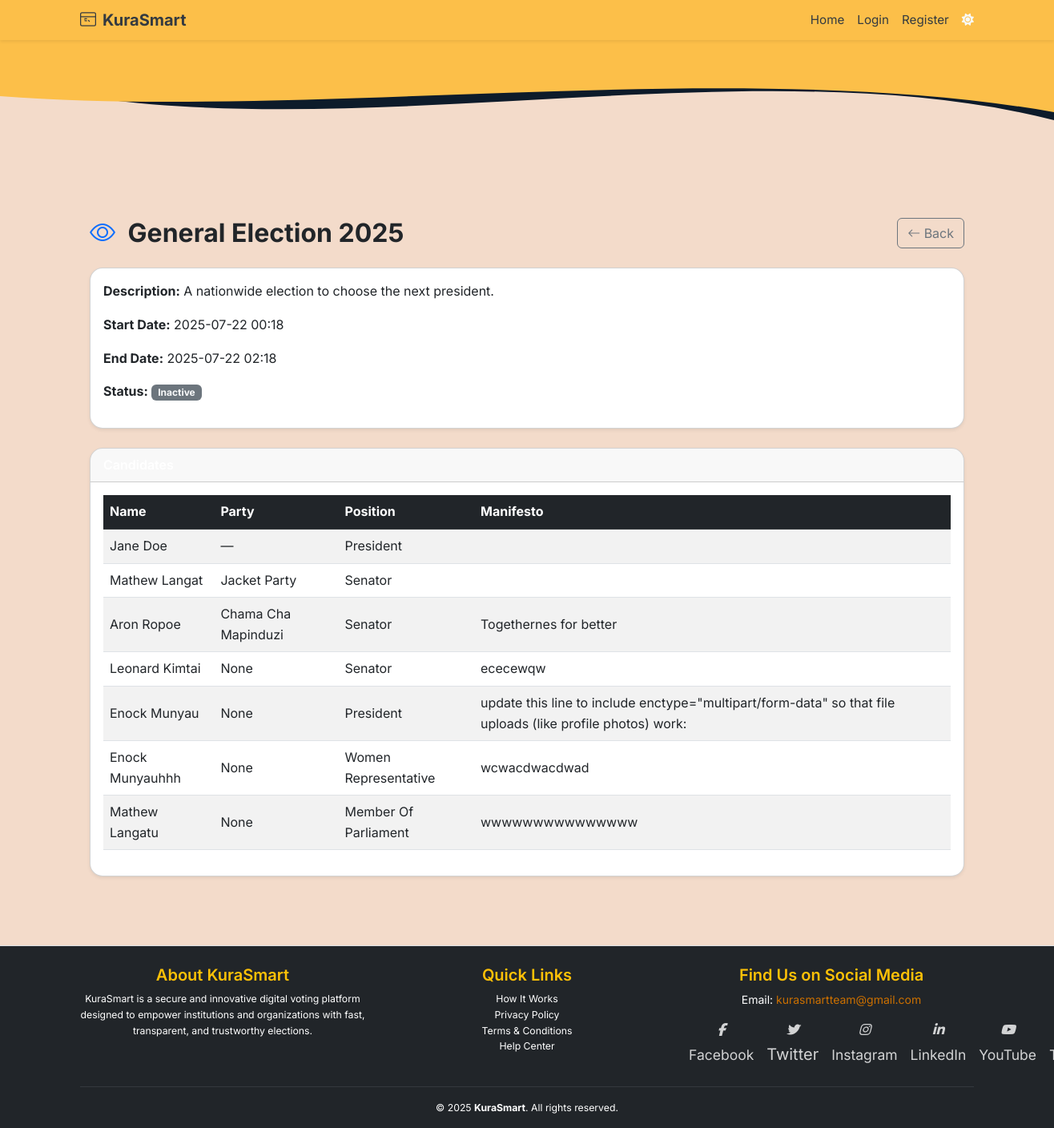
The page /admin/elections/1 on the database its author committed.
### app/models.py (models this page shows, shortened)
class Election(db.Model):
    __tablename__ = 'election'
    id = db.Column(db.Integer, primary_key=True)
    title = db.Column(db.String(255), nullable=False)
    description = db.Column(db.Text)
    start_date = db.Column(db.DateTime, nullable=False)
    end_date = db.Column(db.DateTime, nullable=False)
    is_active = db.Column(db.Boolean, default=True)
    status = db.Column(db.Enum(ElectionStatusEnum), nullable=False, default=ElectionStatusEnum.INACTIVE)
    created_at = db.Column(db.DateTime, default=datetime.utcnow)
    updated_at = db.Column(db.DateTime, onupdate=func.now())
    deactivated_by = db.Column(db.Integer, db.ForeignKey('users.id'))
    candidates = db.relationship('Candidate', back_populates='election', lazy='select')
    positions = db.relationship('Position', back_populates='election', lazy='select', cascade="all, delete-orphan")
    votes = db.relationship('Vote', back_populates='election', lazy='select')

class Candidate(db.Model):
    __tablename__ = 'candidate'
    id = db.Column(db.Integer, primary_key=True)
    user_id = db.Column(db.Integer, db.ForeignKey('users.id'), nullable=False)
    election_id = db.Column(db.Integer, db.ForeignKey('election.id'), nullable=False)
    position_id = db.Column(db.Integer, db.ForeignKey('position.id'), nullable=False)
    full_name = db.Column(db.String(100), nullable=False)
    profile_photo = db.Column(db.String(255))
    party_name = db.Column(db.String(100))
    position = db.Column(db.String(100), nullable=True)
    description = db.Column(db.Text)
    manifesto = db.Column(db.Text)
    approved = db.Column(db.Boolean, default=False)
    created_at = db.Column(db.DateTime, default=datetime.utcnow)
    user = db.relationship('User', back_populates='candidates')
    election = db.relationship('Election', back_populates='candidates')
    position_rel = db.relationship('Position', back_populates='candidates')
    votes = db.relationship('Vote', back_populates='candidate', lazy='dynamic')

### app/routes/web_auth.py (the view)
@admin_web_bp.route("/elections/<int:election_id>")
def view_election(election_id):
    election = Election.query.get_or_404(election_id)
    candidates = Candidate.query.filter_by(election_id=election_id).all()
    vote_counts = (
        db.session.query(Vote.candidate_id, func.count(Vote.id).label("vote_count"))
        .filter(Vote.election_id == election_id)
        .group_by(Vote.candidate_id)
        .all()
    )
    vote_count_map = {cid: count for cid, count in vote_counts}
    for candidate in candidates:
        candidate.vote_count = vote_count_map.get(candidate.id, 0)
    total_votes = sum(vote_count_map.values())
    return render_template(
        "admin/view_election.html",
        election=election,
        candidates=candidates,
        total_votes=total_votes,
    )

### app/templates/admin/view_election.html (shortened to what this page needs)
{% extends "base.html" %}
{% block content %}
<div class="container py-5" data-aos="fade-up">
  <div class="d-flex justify-content-between align-items-center mb-4">
    <h2 class="fw-bold mb-0">
      <i class="bi bi-eye me-2 text-primary"></i>
      {{ election.title }}
    </h2>
    <a href="{{ url_for('admin_web.manage_elections') }}" class="btn btn-outline-secondary">
      <i class="bi bi-arrow-left"></i> Back
    </a>
  </div>
  <div class="card shadow-sm rounded-4 mb-4">
    <div class="card-body">
      <p><strong>Description:</strong> {{ election.description or '—' }}</p>
      <p><strong>Start Date:</strong> {{ election.start_date.strftime('%Y-%m-%d %H:%M') }}</p>
      <p><strong>End Date:</strong> {{ election.end_date.strftime('%Y-%m-%d %H:%M') }}</p>
      <p>
        {% set status_clr = {'inactive':'secondary','active':'success','paused':'warning','ended':'danger'}.get(election.status.value,'dark') %}
        <strong>Status:</strong>
        <span class="badge bg-{{ status_clr }} text-light">{{ election.status.value.title() }}</span>
      </p>
    </div>
  </div>
  <div class="card shadow-sm rounded-4">
    <div class="card-header bg-gradient-secondary text-white fw-semibold rounded-top-4">
    </div>
    <div class="card-body">
      {% if candidates %}
        <div class="table-responsive">
          <table class="table table-striped align-middle">
            <thead class="table-dark">
              <tr>
                <th>Name</th>
                <th>Party</th>
                <th>Position</th>
                <th>Manifesto</th>
              </tr>
            </thead>
            <tbody>
              {% set sorted_candidates = candidates|sort(attribute='vote_count', reverse=True) %}
              {% set top_vote = sorted_candidates[0].vote_count if sorted_candidates else 0 %}
              {% for cand in sorted_candidates %}
                {% set is_leader = cand.vote_count == top_vote and top_vote > 0 %}
                {% set vote_percent = (cand.vote_count / total_votes * 100) if total_votes > 0 else 0 %}
                <tr class="{% if is_leader %}table-success fw-bold{% endif %}">
                  <td>
                    {{ cand.full_name }}
                  </td>
                  <td>{{ cand.party_name or '—' }}</td>
                  <td>{{ cand.position }}</td>
                  <td style="white-space:pre-wrap;">{{ cand.manifesto }}</td>
                </tr>
              {% endfor %}
            </tbody>
          </table>
        </div>
      {% else %}
        <p class="text-center text-muted">No candidates found for this election.</p>
      {% endif %}
    </div>
  </div>
</div>
{% endblock %}

### app/templates/base.html (shortened to what this page needs)
<!DOCTYPE html>
<html lang="en" data-bs-theme="auto">
<head>
  <link rel="stylesheet" href="https://cdn.jsdelivr.net/npm/bootstrap@5.3.3/dist/css/bootstrap.min.css">
  <link rel="stylesheet" href="https://cdnjs.cloudflare.com/ajax/libs/font-awesome/6.5.0/css/all.min.css"/>
  <link rel="stylesheet" href="https://cdn.jsdelivr.net/npm/aos@2.3.4/dist/aos.css">
  <link rel="stylesheet" href="https://cdn.jsdelivr.net/npm/bootstrap-icons@1.10.5/font/bootstrap-icons.css">
  <link rel="stylesheet" href="{{ url_for('static', filename='styles.css') }}">
  <link href="https://cdn.jsdelivr.net/npm/bootstrap@5.3.0/dist/css/bootstrap.min.css" rel="stylesheet">
</head>
<body class="text-dark d-flex flex-column min-vh-100">
  <nav class="navbar navbar-expand-lg sticky-top shadow-sm" style="background-color: #fcbf49;">
    <div class="container">
      <a class="navbar-brand fw-bold d-flex align-items-center gap-2" href="{{ url_for('main.index') }}">
        KuraSmart
      </a>
      <div class="collapse navbar-collapse" id="navCollapse">
        <ul class="navbar-nav ms-auto mb-2 mb-lg-0">
          <li class="nav-item">
            <a class="nav-link {% if request.endpoint == 'main.index' %}active{% endif %}" href="{{ url_for('main.index') }}">Home</a>
          </li>
          {% if current_user.is_authenticated %}
            <li class="nav-item">
              <a class="nav-link {% if request.endpoint in ['admin_web.dashboard', 'voter_web.dashboard'] %}active{% endif %}" href="{{ url_for('admin_web.dashboard') }}">
                Dashboard
              </a>
            </li>
            {% if current_user.is_super_admin or current_user.role == 'admin' %}
              <li class="nav-item">
                <a class="nav-link {% if request.endpoint == 'admin_web.dashboard' %}active{% endif %}" href="{{ url_for('admin_web.dashboard') }}">
                  Admin Panel
                </a>
              </li>
            {% endif %}
              <li class="nav-item dropdown">
                <a class="nav-link dropdown-toggle" href="#" id="userMenu" role="button" data-bs-toggle="dropdown" aria-expanded="false">
                  <div class="nav-profile-wrapper">
                    <div class="profile-initial bg10">
                      {{ current_user.full_name[0]|upper }}
                    </div>
                    <div class="user-name-hover">
                      {{ current_user.full_name }}
                    </div>
                  </div>
                </a>
                <ul class="dropdown-menu dropdown-menu-end small px-0"
                    style="min-width: 120px; background-color: transparent; border: none; box-shadow: none;">
                  <div class="px-1 pt-1" style="background-color: #e74c3c; border-radius: 5px; margin: 3px;">
                    <li>
                      <a class="dropdown-item text-white d-flex align-items-center gap-2"
                        href="{{ url_for('web_auth.logout') }}"
                        style="background-color: transparent !important; padding: 5px 7px; font-size: 13px; border-radius: 4px; transition: background-color 0.2s ease;">
                        <i class="fas fa-sign-out-alt fa-sm"></i> Logout
                      </a>
                    </li>
                  </div>
                  <div class="px-1 pb-1" style="background-color: #f39c12; border-radius: 5px; margin: 3px;">
                    <li>
                      <a class="dropdown-item text-white d-flex align-items-center gap-2"
                        href="#"
                        data-bs-toggle="modal"
                        data-bs-target="#faqModal"
                        style="
                          background-color: transparent !important; padding: 5px 7px;font-size: 13px; border-radius: 4px; transition: background-color 0.2s ease;">
                        <i class="fas fa-question-circle fa-sm"></i> FAQs
                      </a>
                    </li>
                  </div>
                </ul>
          {% else %}
            <li class="nav-item">
              <a class="nav-link {% if request.endpoint == 'web_auth.login' %}active{% endif %}" href="{{ url_for('web_auth.login') }}">Login</a>
            </li>
            <li class="nav-item">
              <a class="nav-link {% if request.endpoint == 'web_auth.register' %}active{% endif %}" href="{{ url_for('web_auth.register') }}">Register</a>
            </li>
          {% endif %}
        </ul>
        <span id="theme-toggle" class="text-light ms-2" title="Toggle theme" style="cursor: pointer;">
          <i class="fas fa-moon"></i>
        </span>
      </div>
    </div>
  </nav>
  <div class="position-relative">
    <svg viewBox="0 0 500 150" preserveAspectRatio="none" class="w-100" style="height: 150px; display: block;">
      <path d="M0,50 C150,150 350,0 500,100 L500,0 L0,0 Z" style="fill: #0d1b2a;"></path>
      <path d="M0,70 C150,100 350,20 500,90 L500,0 L0,0 Z" style="fill: #fcbf49;"></path>
    </svg>
  </div>
  <main class="container py-2 flex-grow-1">
    {% block content %}{% endblock %}
  </main>
  <footer class="bg-dark text-white pt-4 pb-3 border-top shadow-sm">
  <div class="container">
    <div class="row g-4">
      <div class="col-md-4">
        <h5 class="text-warning">About KuraSmart</h5>
        <p class="small">
          KuraSmart is a secure and innovative digital voting platform designed to empower institutions and organizations with fast, transparent, and trustworthy elections.
        </p>
      </div>
      <div class="col-md-4">
        <h5 class="text-warning">Quick Links</h5>
        <ul class="list-unstyled small">
          <li><a href="#" data-bs-toggle="modal" data-bs-target="#howItWorksModal">How It Works</a></li>
          <li><a href="#" data-bs-toggle="modal" data-bs-target="#privacyModal">Privacy Policy</a></li>
          <li><a href="#" data-bs-toggle="modal" data-bs-target="#termsModal">Terms & Conditions</a></li>
          <li><a href="#" data-bs-toggle="modal" data-bs-target="#helpCenterModal">Help Center</a></li>
        </ul>
      </div>
      <div class="col-md-4">
        <h5 class="text-warning">Find Us on Social Media</h5>
        <p style="font-size: 14px; margin-bottom: 8px;">
          Email: <a href="mailto:support@kurasmart.com" style="color:#cc7000; text-decoration: none;">kurasmartteam@gmail.com</a>
        </p>
        <div class="social-icons d-flex gap-3" style="position: relative; left: 0px;">
          <a href="https://www.facebook.com/home.php" title="Facebook"><i class="fab fa-facebook-f fs-6" style="font-style: italic;"></i><span class="small">Facebook</span></a>
          <a href="https://x.com/?lang=en" title="Twitter"><i class="fab fa-twitter fs-6" style="font-style: italic;"></i>Twitter</a>
          <a href="https://www.instagram.com/#reactivated" title="Instagram"><i class="fab fa-instagram fs-6" style="font-style: italic;"></i><span class="small">Instagram</span></a>
          <a href="https://www.linkedin.com" title="LinkedIn"><i class="fab fa-linkedin-in fs-6" style="font-style: italic;"></i><span class="small">LinkedIn</span></a>
          <a href="https://www.youtube.com" title="YouTube"><i class="fab fa-youtube fs-6" style="font-style: italic;"></i><span class="small">YouTube</span></a>
          <a href="https://www.tiktok.com" title="TikTok"> <span class="small">TikTok</span></a>
        </div>
      </div>
    </div>
    <hr class="border-secondary mt-4">
    <div class="text-center small">
      &copy; 2025 <strong>KuraSmart</strong>. All rights reserved.
    </div>
  </div>
</footer>
</body>
</html>

### app/static/styles.css (style rules this page uses)
body { font-family: 'Segoe UI', Tahoma, Geneva, Verdana, sans-serif; background-color: #f8f9fa; margin: 0; padding: 0; }
.navbar-brand { font-weight: bold; color: #343a40 !important; }
.navbar-nav .nav-item .nav-link { color: #343a40; }
footer { background-color: #f1f3f5; padding: 10px; text-align: center; font-size: 0.9rem; color: #6c757d; margin-top: 30px; }

### app/templates/base.html (style rules this page uses)
body { font-family: 'Inter', sans-serif; background-color: #F3DBCA; margin: 0; padding-bottom: 60px; line-height: 1.6; }
.navbar { padding-top: 0.25rem; padding-bottom: 0.25rem; font-size: 0.95rem; }
.navbar-brand svg { margin-top: -2px; }
footer { font-size: 0.875rem; }
footer h5 { font-weight: 600; }
.social-icons a { color: #ffffffcc; font-size: 1.2rem; transition: color 0.3s ease, transform 0.3s ease; }
html, body { height: 100%; }
@media (min-width: 600px) { .social-icons { margin-top: 0; } }
footer a { color: #ffffff; text-decoration: none; transition: all 0.3s ease; }
footer .social-icons a { font-size: 1.25rem; transition: transform 0.3s ease, color 0.3s ease; }

### rows shown on the page
Election: title "General Election 2025", description "A nationwide election to choose the next president.", start_date "2025-07-22 00:18", end_date "2025-07-22 02:18", status.value "Inactive"
Candidate: full_name "Jane Doe", party_name "—", position "President"
Candidate: full_name "Mathew Langat", party_name "Jacket Party", position "Senator"
Candidate: full_name "Aron Ropoe", party_name "Chama Cha Mapinduzi", position "Senator", manifesto "Togethernes for better"
Candidate: full_name "Leonard Kimtai", party_name "None", position "Senator", manifesto "ececewqw"
Candidate: full_name "Enock Munyau", party_name "None", position "President", manifesto "update this line to include enctype=\"multipart/form-data\" so that file uploads (like profile photos) work:"
Candidate: full_name "Enock Munyauhhh", party_name "None", position "Women Representative", manifesto "wcwacdwacdwad"
Candidate: full_name "Mathew Langatu", party_name "None", position "Member Of Parliament", manifesto "wwwwwwwwwwwwwww"
